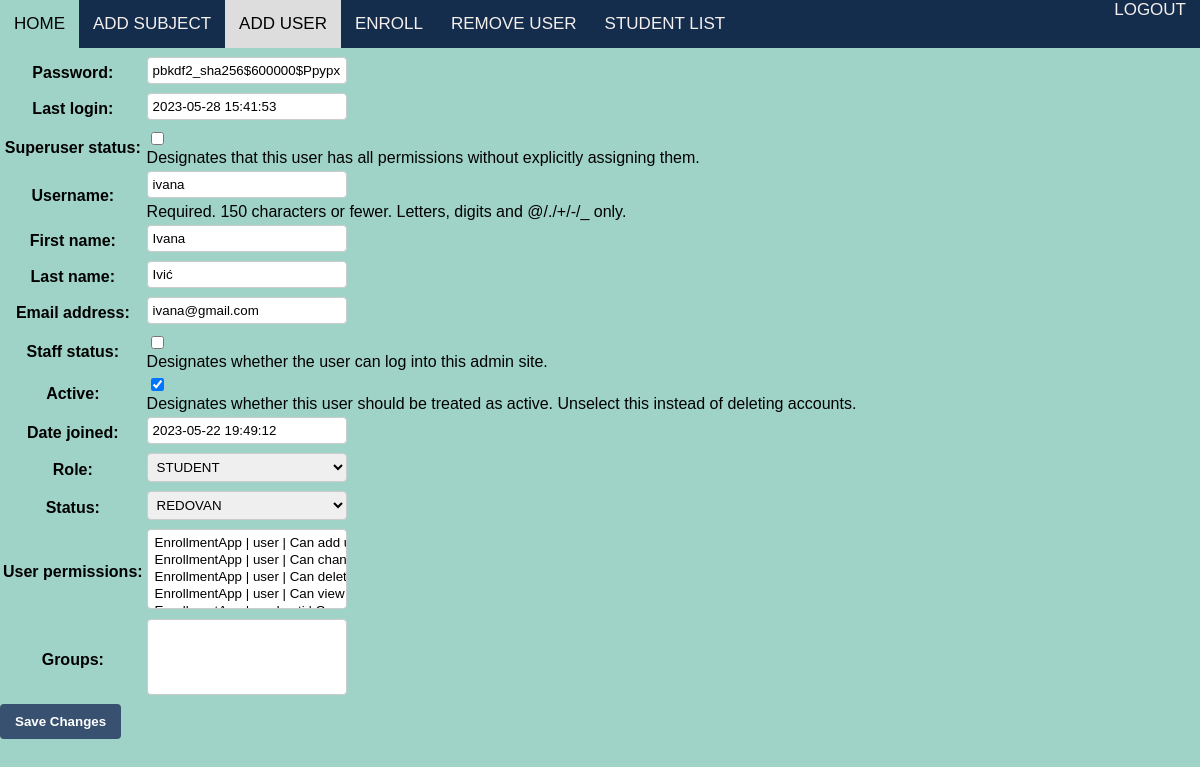
Page /edit_student/2/ (signed in) on the earlier database version.
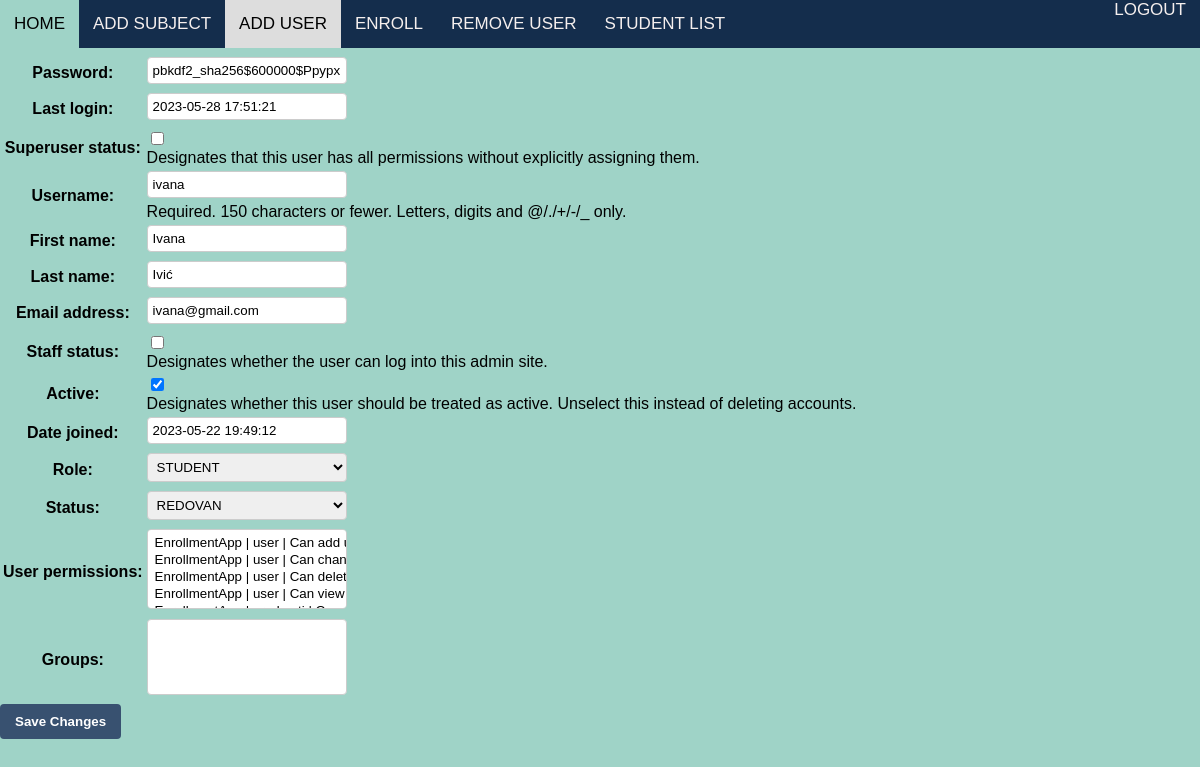
Same page on the later database version.
### EnrollmentApp/models.py (models this page shows, shortened)
class Korisnici(AbstractUser):
    class RoleChoices(Enum):
        ADMINISTRATOR = 'administrator'
        PROFESOR = 'profesor'
        STUDENT = 'student'
    class StatusChoices(Enum):
        NONE = 'none'
        REDOVAN = 'redovan'
        IZVANREDAN = 'izvanredan'
    role = models.CharField(max_length=20, choices=[(role.value, role.name) for role in RoleChoices])
    status = models.CharField(max_length=20, choices=[(status.value, status.name) for status in StatusChoices])
    user_permissions = models.ManyToManyField(
        Permission,
        verbose_name='user permissions',
        blank=True,
        related_name='korisnici_set'
    )
    groups = models.ManyToManyField(
        'auth.Group',
        verbose_name='groups',
        blank=True,
        related_name='korisnici_set'
    )

### EnrollmentApp/views.py (the view)
# urls.py: path('edit_student/<int:student_id>/', views.edit_student, name='edit_student'),
@login_required
@user_passes_test(check_admin)
def edit_student(request, student_id):
    student = get_object_or_404(Korisnici, id=student_id)
    form = KorisniciForm(request.POST or None, instance=student)
    if form.is_valid():
        form.save()
        return redirect('student_list')
    return render(request, 'edit_student.html', {'form': form})

### EnrollmentApp/forms.py
class KorisniciForm(forms.ModelForm):
    class Meta:
        model = Korisnici
        fields = '__all__'

### EnrollmentApp/views.py (called while the page is built)
def check_admin(user):
    return user.role == 'administrator'

### EnrollmentApp/templates/edit_student.html (shortened to what this page needs)
{% load static %}
<!DOCTYPE html>
<html>
<head>
    <link rel="stylesheet" type="text/css" href="{% static 'css/style.css' %}">
</head>
<body>
    <nav>
        <div class="nav-left">
            <a href="{% url 'success' %}">HOME</a>
            <a href="{% url 'add_subject' %}">ADD SUBJECT</a>
            <a href="{% url 'add_user' %}" class="current">ADD USER</a>
            <a href="{% url 'create_enrollment' %}"> ENROLL</a>
            <a href="{% url 'user_list' %}">REMOVE USER</a>
            <a href="{% url 'student_list' %}">STUDENT LIST</a>
        </div>
        <div class="nav-right">
            <a href="{% url 'logout' %}" class="logout">LOGOUT</a>
        </div>
    </nav>
    <br>
    <br>
    <br>
    <form method="POST">
        <table>
            {{ form.as_table }}
        </table>
        <input type="submit" value="Save Changes" />
    </form>
</body>
</html>

Differences in the rows shown:
changed Korisnici "ivana": last_login "2023-05-28 15:41:53" → "2023-05-28 17:51:21"
